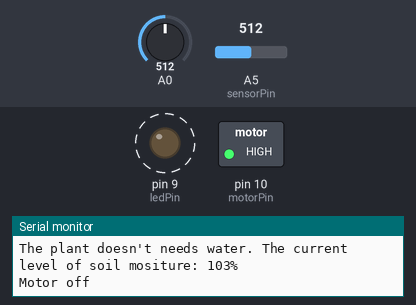
A sketch run on a simulated Arduino Uno, built with avr-gcc and run on an emulated ATmega328P. Parts: switched loads named in the sketch (green lamp = pin HIGH), output pins drawn as LEDs (lit = HIGH), the last lines printed to the serial monitor. Dashed ring = blinking. The test bench sets the inputs (shaded band); at power-on: A0 = 512, A5 (sensorPin) = 512.

Above: at 1.8 s.
1.9 s: A0 set to 355
5.4 s: A0 set to 330
At 6.7 s:
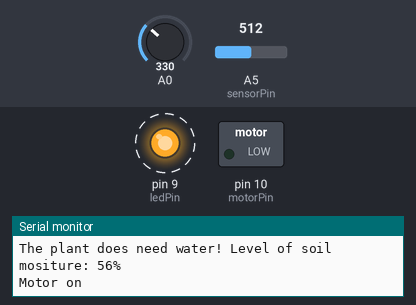
9.6 s: A5 (sensorPin) set to 122
13.8 s: A5 (sensorPin) set to 0
At 14.2 s:
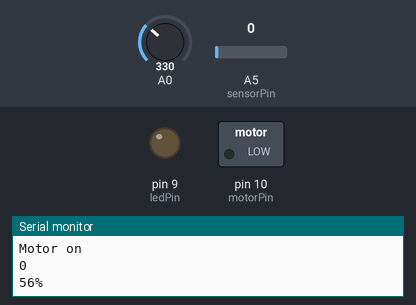
18.0 s: A5 (sensorPin) set to 70
At 18.5 s:
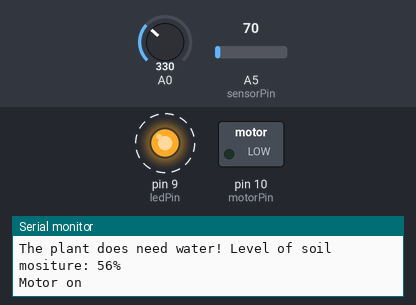
22.2 s: A0 set to 510
At 22.48 s:
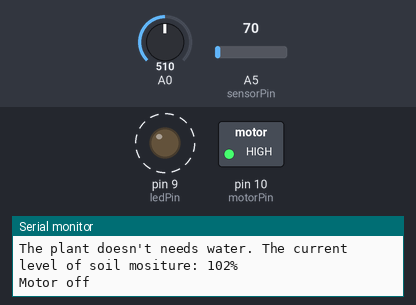
Timing chart, 0 to 26.7 s (numbered marks = the images above; inputs shaded):
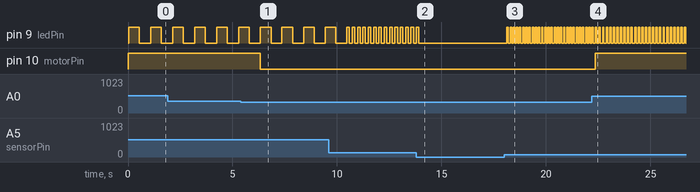

The sketch:

main.ino
```cpp
int sensorPin = A5; // select the input pin for the potentiometer
int motorPin = 10; // select the input pin for the potentiometer, set up 1 for now
int ledPin = 9; // select the pin for the LED
int sensorValue = 0; // variable to store the value coming from the sensor
int waterLvl = 0;
int basicDrylevel = 120;
int fullWaterlevel = 500;
int percentWaterLevel = 0;


void setup() {
  pinMode(motorPin, OUTPUT); //set the pin mode for motor
  digitalWrite(motorPin, HIGH); //turn of the motor first
  pinMode(ledPin, OUTPUT);
  Serial.begin(9600);
}
void loop() {

  //light sensor
  sensorValue = analogRead(sensorPin);

  //water sensor
  waterLvl = analogRead(A0);
  //compare the dry level and water level, and change the soil mositure level into the percent
  percentWaterLevel = map(waterLvl, fullWaterlevel, basicDrylevel, 100, 0);
  //test percent!
  Serial.print(percentWaterLevel);
  Serial.println("%");

  if (percentWaterLevel < 60){
    Serial.print("The plant does need water! Level of soil mositure: ");
    Serial.print(percentWaterLevel);
    Serial.println("%");
    //motor on
    digitalWrite(motorPin, LOW);
    //check
    Serial.println("Motor on");

  }
  else{
    Serial.print("The plant doesn't needs water. The current level of soil mositure: ");
    Serial.print(percentWaterLevel);
    Serial.println("%");
    //motor off
    digitalWrite(motorPin, HIGH);
    //check
    Serial.println("Motor off");
  }

  //if (waterLvl > 500) {
  //Serial.println("Very heavy Rain");
  //}

  //else if ((waterLvl > 300) && (waterLvl <= 500)) {
  //Serial.println("AVERAGE Rain");
  //}

  //else{
  //Serial.println("Dry Weather");
  //Serial.println(waterLvl,DEC);
  //}

  digitalWrite(ledPin, HIGH);
  delay(sensorValue);
  digitalWrite(ledPin, LOW);

  delay(sensorValue);
  Serial.println(sensorValue, DEC);
}
```

Measured:
- the behaviour switches between 345 and 344 on A0 (found by bisection; images 0 and 1)
- after the input at 5.4 s, pin 10 (motorPin): HIGH → LOW after 0.92 s
- after the input at 13.8 s, pin 9 (ledPin): goes on until 13.9 s, then stays LOW
- after the input at 18.0 s, pin 9 (ledPin): alternates HIGH for 0.07 s and LOW for 0.08 s, starting after 0.13 s
- after the input at 22.2 s, pin 10 (motorPin): LOW → HIGH after 0.15 s
- by itself, pin 9 (ledPin): repeats every 0.26 s: HIGH 0.12 s, LOW 0.13 s
